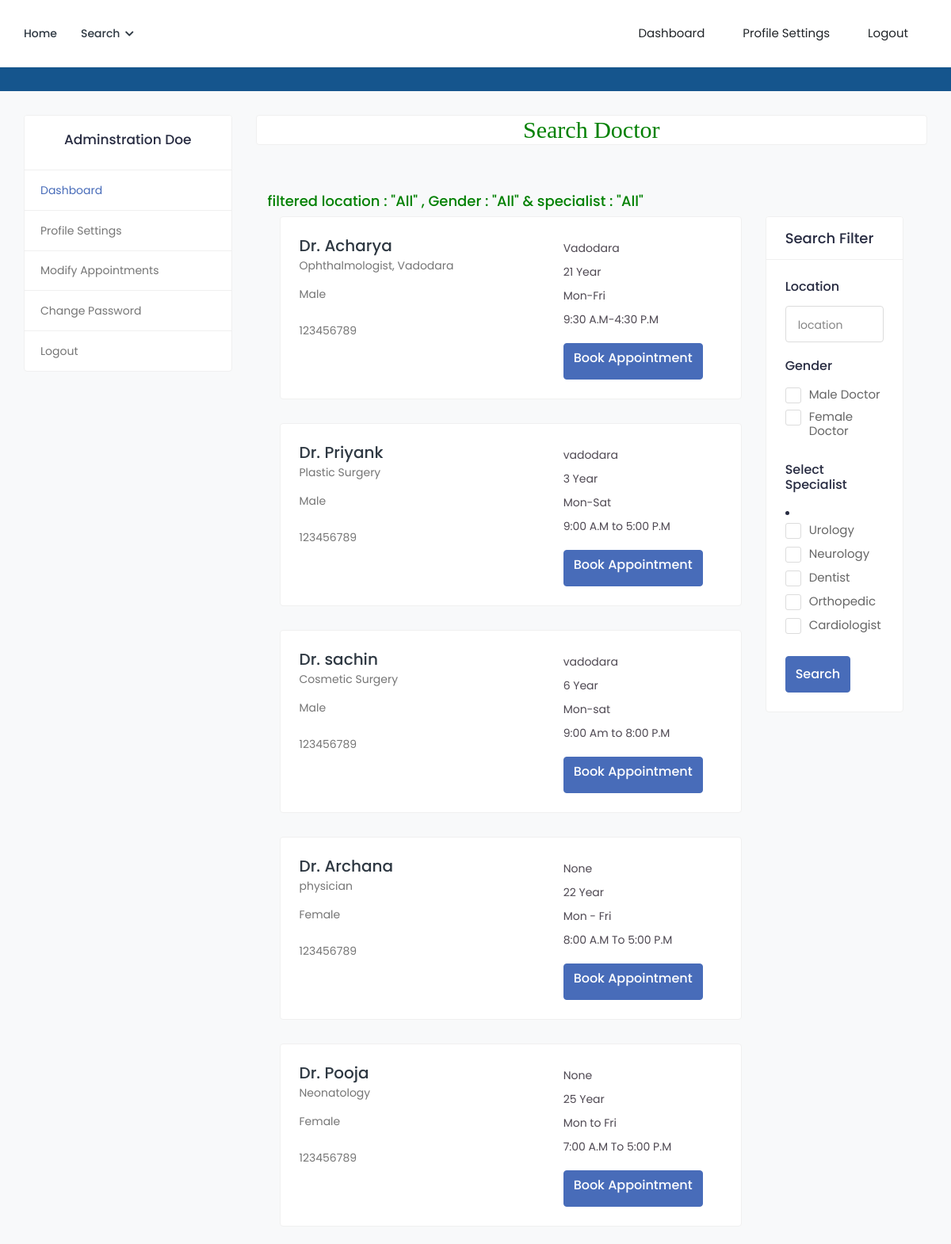
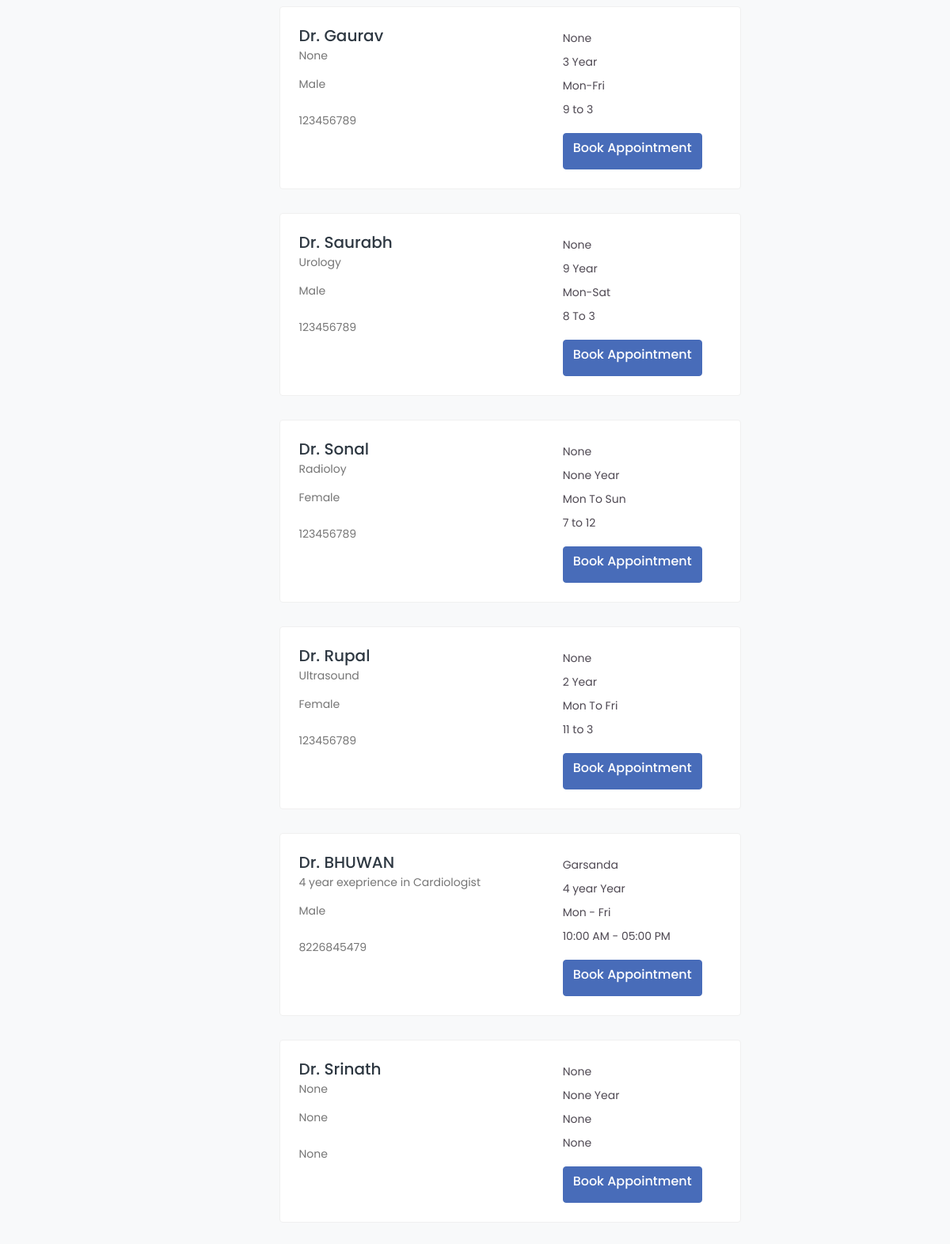
The page /search_doctor (signed in) on the database its author committed (2 pictures, top to bottom).
### health/models.py (models this page shows, shortened)
class Doctor(models.Model):
    status = models.CharField(max_length=100,null=True)
    user = models.ForeignKey(User, on_delete=models.CASCADE, null=True)
    mobile = models.CharField(max_length=10, null=True)
    address = models.CharField(max_length=100, null=True)
    experience = models.CharField(max_length=100, null=True)
    specialist = models.CharField(max_length=100, null=True)
    service = models.CharField(max_length=100, null=True)
    clinic = models.CharField(max_length=100, null=True)
    cl_address = models.CharField(max_length=100, null=True)
    daystiming = models.CharField(max_length=100, null=True)
    timing = models.CharField(max_length=100, null=True)
    price = models.CharField(max_length=100, null=True)
    dob = models.DateField(null=True)
    gender = models.CharField(max_length=100,choices=gender,null=True)
    biography = models.TextField(null=True)
    image = models.FileField(null=True)

### health/views.py (the view, shortened to what this page needs)
# urls.py: path('search_doctor', search_doctor, name="search_doctor"),
def search_doctor(request):
    data = Doctor.objects.all()
    l = "All"
    g = "All"
    s = "All"
    d={'data':data,'l':l,'g':g,'s':s}
    return render(request,'patient/search_doctor.html',d)

### health/templates/patient/search_doctor.html (shortened to what this page needs)
{% extends 'patient/sidebar.html' %}
{% load static %}
{% block b %}
<h2 style="font-family:roman;color:green" align="center" class="card">Search Doctor</h2>
<div class="content">
				<div class="container-fluid">
					<div class="row">
		<h4 style="color:green"> filtered location : "{{l}}" , Gender : "{{g}}" & specialist : "{{s}}"</h4>
                        <div class="col-md-8 col-lg-8 col-xl-9">
{% for i in data %}
							<div class="card">
								<div class="card-body">
									<div class="doctor-widget">
										<div class="doc-info-left">
											<div class="doc-info-cont">
												<h4 class="doc-name"><a href="doctor-profile.html">Dr. {{i.user.first_name}}</a></h4>
												<p class="doc-speciality">{{i.biography}}</p>
												<div class="clinic-details">
													<p class="doc-location"> {{i.gender}}</p>
													<p class="doc-location"> {{i.mobile}}</p>
												</div>
											</div>
										</div>
										<div class="doc-info-right">
											<div class="clini-infos">
												<ul>
													<li>{{i.address}}</li>
													<li>{{i.experience}} Year</li>
													<li>{{i.daystiming}}</li>
													<li>{{i.timing}}</li>
												</ul>
											</div>
											<div class="btn-search">
												<a class="btn btn-primary" href="{% url 'appointment' i.id %}">Book Appointment</a>
											</div>
										</div>
									</div>
								</div>
							</div>
	{% endfor %}
						</div>
                        <div class="col-md-4 col-lg-4 col-xl-3">
							<form action="" method="post" enctype="multipart/form-data">
							<div class="card search-filter">
								<div class="card-header">
									<h4 class="card-title mb-0">Search Filter</h4>
								</div>
								<div class="card-body">
								<div class="filter-widget">
									<h4>Location</h4>
									<div class="">
										<input type="text" class="form-control" placeholder="location" name="location">
									</div>
								</div>
								<div class="filter-widget">
									<h4>Gender</h4>
									<div>
										<label class="custom_check">
											<span class="checkmark"></span> Male Doctor
										</label>
									</div>
									<div>
										<label class="custom_check">
											<span class="checkmark"></span> Female Doctor
										</label>
									</div>
								</div>
								<div class="filter-widget">
									<h4>Select Specialist</h4>
									<li>
									<div>
										<label class="custom_check">
											<span class="checkmark"></span> Urology
										</label>
									</div>
									<div>
										<label class="custom_check">
											<span class="checkmark"></span> Neurology
										</label>
									</div>
									<div>
										<label class="custom_check">
											<span class="checkmark"></span> Dentist
										</label>
									</div>
									<div>
										<label class="custom_check">
											<span class="checkmark"></span> Orthopedic
										</label>
									</div>
									<div>
										<label class="custom_check">
											<span class="checkmark"></span> Cardiologist
										</label>
									</div>
								</div></li>
									<div class="btn-search">
										<button type="submit" class="btn btn-primary">Search</button>
									</div>
								</div>
							</div>
							</form>
						</div>
                    </div>
                </div></div>
{% endblock %}

### health/templates/patient/sidebar.html (shortened to what this page needs)
{% extends 'patient/patient_navigation.html' %}
{% block body %}
{% load static %}
			<div class="breadcrumb-bar">
			</div>
			<div class="content">
				<div class="container-fluid">
					<div class="row">
						<div class="col-md-5 col-lg-4 col-xl-3 theiaStickySidebar">
                            <div class="profile-sidebar">
								<div class="widget-profile pro-widget-content">
									<div class="profile-info-widget">
										<div class="profile-det-info">
											<h3>{{request.user.first_name}} {{request.user.last_name}}</h3>
										</div>
									</div>
								</div>
								<div class="dashboard-widget">
									<nav class="dashboard-menu">
										<ul>
											<li class="active">
												<a href="{% url 'patient_dashboard' %}">
													<span>Dashboard</span>
												</a>
											</li>
											<li>
												<a href="{% url 'patient_profile' %}">
													<span>Profile Settings</span>
												</a>
											</li>
                                            <li>
												<a href="{% url 'p_appoinment' %}">
													<span>Modify Appointments</span>
												</a>
											</li>
											<li>
												<a href="{% url 'change_password' %}">
													<span>Change Password</span>
												</a>
											</li>
											<li>
												<a href="{% url 'logout' %}">
													<span>Logout</span>
												</a>
											</li>
										</ul>
									</nav>
								</div>
							</div>
						</div>
						<div class="col-md-7 col-lg-8 col-xl-9">
                            {% block b %}
                            {% endblock %}
                            </div>
					</div>
				</div>
			</div>
{% endblock %}

### rows shown on the page
Doctor: user.first_name "Acharya", biography "Ophthalmologist, Vadodara", gender "Male", mobile "123456789", address "Vadodara", experience "21", daystiming "Mon-Fri", timing "9:30 A.M-4:30 P.M"
Doctor: user.first_name "Priyank", biography "Plastic Surgery", gender "Male", mobile "123456789", address "vadodara", experience "3", daystiming "Mon-Sat", timing "9:00 A.M to 5:00 P.M"
Doctor: user.first_name "sachin", biography "Cosmetic Surgery", gender "Male", mobile "123456789", address "vadodara", experience "6", daystiming "Mon-sat", timing "9:00 Am to 8:00 P.M"
Doctor: user.first_name "Archana", biography "physician", gender "Female", mobile "123456789", address "None", experience "22", daystiming "Mon - Fri", timing "8:00 A.M To 5:00 P.M"
Doctor: user.first_name "Pooja", biography "Neonatology", gender "Female", mobile "123456789", address "None", experience "25", daystiming "Mon to Fri", timing "7:00 A.M To 5:00 P.M"
Doctor: user.first_name "Gaurav", biography "None", gender "Male", mobile "123456789", address "None", experience "3", daystiming "Mon-Fri", timing "9 to 3"
Doctor: user.first_name "Saurabh", biography "Urology", gender "Male", mobile "123456789", address "None", experience "9", daystiming "Mon-Sat", timing "8 To 3"
Doctor: user.first_name "Sonal", biography "Radioloy", gender "Female", mobile "123456789", address "None", experience "None", daystiming "Mon To Sun", timing "7 to 12"
Doctor: user.first_name "Rupal", biography "Ultrasound", gender "Female", mobile "123456789", address "None", experience "2", daystiming "Mon To Fri", timing "11 to 3"
Doctor: user.first_name "BHUWAN", biography "4 year exeprience in Cardiologist", gender "Male", mobile "8226845479", address "Garsanda", experience "4 year", daystiming "Mon - Fri", timing "10:00 AM - 05:00 PM"
Doctor: user.first_name "Srinath", biography "None", gender "None", mobile "None", address "None", experience "None", daystiming "None", timing "None"

### other values the page prints
{{ request.user.first_name }} "Adminstration"
{{ request.user.last_name }} "Doe"
{{ l }} "All"
{{ g }} "All"
{{ s }} "All"
